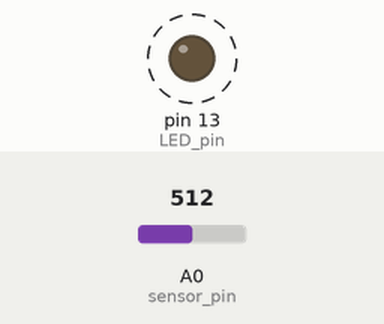
Bench run of a sketch on a simulated Arduino Uno, built with avr-gcc and run on an emulated ATmega328P. On the bench: output pins drawn as LEDs (lit = HIGH). Dashed ring = blinking. Inputs (shaded band) come from the test bench; at power-on: A0 (sensor_pin) = 512.

Above: at 1.8 s.
1.9 s: A0 (sensor_pin) set to 0
At 2.6 s:
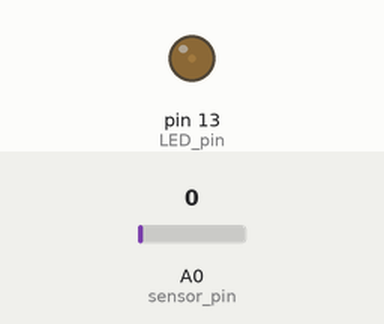
3.6 s: A0 (sensor_pin) set to 122
At 3.9 s:
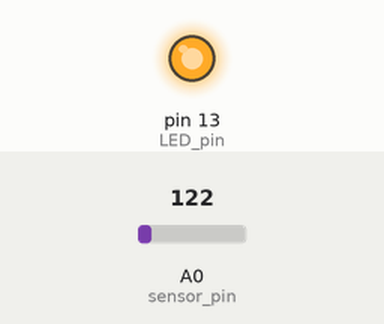
Timing chart, 0 to 13.1 s (numbered marks = the images above; inputs shaded):
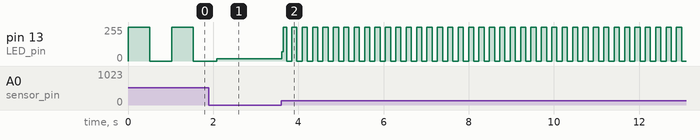

Measured:
- after the input at 3.6 s, pin 13 (LED_pin): 16/255 → 69/255 at once, then moves between 0/255 and 255/255, repeating every 0.24 s
- by itself, pin 13 (LED_pin): alternates 255/255 for 0.51 s and 0/255 for 0.51 s

The sketch:

Analog_Input_with_Arduino.ino
```cpp
// Post: "Analog I/O - Analog Input using Arduino"
// Author: Adithya Rajeev

/*
                              Analog Input
  Demonstrates analog input by reading an analog sensor on analog pin 0 and
  turning on and off a light emitting diode(LED) connected to digital pin 13.
  The amount of time the LED will be on and off depends on the value obtained
  by analogRead().

*/

int sensor_pin = A0;
int LED_pin = 13;

//Variable to store the value coming from the sensor.
int sensor_value = 0;

// declares LED_pin as an OUTPUT
void setup() {
  pinMode(LED_pin, OUTPUT);
}

// Infinite loop to check potentiometer value and change LED Duty Cycle
void loop() {
  sensor_value = analogRead(sensor_pin);
  digitalWrite(LED_pin, HIGH);
  delay(sensor_value);
  digitalWrite(LED_pin, LOW);
  delay(sensor_value);
}
```

Analog_Input_with_Pure_C.c
```cpp
// Post: "Analog I/O - Analog Input using Pure C"
// Author: Adithya Rajeev

/*
                              Analog Input
  Demonstrates analog input by reading an analog value from a potentiometer on
  Analog pin A0 and turning on and off a LED connected to digital pin 12.
  The LED glows when the analog value is greater that 512 and turns off when the
  analog value is less than 512.

*/

#include <avr/io.h>

//Variable to store the value read from the ADC converter
int ADC_value;

//Sets up the ADC and prescalar and runs the infinite loop
int main(){
  DDRB |= (1<<PB5);
  ADCSRA |= ((1<<ADPS2)|(1<<ADPS1)|(1<<ADPS0));   //Setting Prescalar as 128
  ADMUX |= (1<<REFS0);
  ADMUX &= ~(1<<REFS1);                           //Avcc(+5v) as voltage reference
  ADCSRB &= ~((1<<ADTS2)|(1<<ADTS1)|(1<<ADTS0));  //Setting ADC in free-running mode
  ADCSRA |= (1<<ADATE);
  ADCSRA |= (1<<ADEN);                            //Power up the ADC
  ADCSRA |= (1<<ADSC);                            //Start converting

  // Infinite loop to check potentiometer value and toggle LED
  while(1){
    ADC_value = ADCW;
    if (ADC_value > 512) {
      PORTB |= (1<<PB5);
    } else {
      PORTB &= ~(1<<PB5);
    }
  }
  return 0;
}
```

Analog_Output_Using_Pure_C.c
```cpp
// Post: "Analog I/O - Analog Output using Pure C"
// Author: Adithya Rajeev

/*
                              Analog Output
 Demonstrates Analog Output by controlling the speed of a DC Motor connected
 to Analog Pin A0 with a delay of 1 second.

*/

#include <avr/io.h>
#include <util/delay.h>

//Main funtion, sets pin A0 as output and runs the infinite loop.
int main(){
  DDRC|=_BV(DDC0);

  //Infinite loop to control speed of motor
  while(1){
    PORTC|=_BV(PC0);
    _delay_ms(1000);
    PORTC&=~_BV(PC0);
    _delay_ms(1000);
  }
  return 0;
}
```

Counter_with_Pure_C.c
```cpp
// Post: "Counter using Pure C"
// Author: Adithya Rajeev

/*
                               Counter
 Demonstrates the functioning of a Counter with Prescalar = 256 and Interrupt.
 The LED connected to Pin A0 glows for the entire clock cycle and turns off
 for 0.5 seconds every time Interrupt Service Routine(ISR) is called.

*/

#include <avr/io.h>
#include <util/delay.h>
#include <avr/interrupt.h>

//Function for initialization of timer, interrupt
void initialize() {
  TCCR2B |= (1 << CS22)|(1 << CS21);  //Setting prescaler = 256
  TCNT2 = 0;
  TIMSK2 |= (1 << TOIE2);             // enable overflow interrupt
  sei();                              // enable global interrupts
}

//ISR called on overflows, toggles the LED state
ISR(TIMER2_OVF_vect) {
  PORTC ^= (1 << 0);  // toggles the led
  TCNT2 = 0;          // reset counter
  _delay_ms(500);
}

//Main function, Sets A0 as output and calls initialize()
int main(void) {
  DDRC |= (1 << 0);
  initialize();  //Calls function to initialize the timer and set prescalar

  while(1) continue;
  return 0;
}
```

Digital_Input_using_Pure_C.c
```cpp
// Post: "Digital I/O - Digital Input using Pure C"
// Author: Adithya Rajeev

/*
                          Digital Input
 Demonstrates Digital Input by switching ON and OFF an LED connected
 to Digital Pin 13 whenever the Push Button connected to Digital Pin 2
 is pressed.

*/

#include <avr/io.h>
#include <util/delay.h>

//Main function, it sets Pin 13 as Output and Pin 2 as Input and runs
//the infinite loop.
int main() {
  DDRB|=_BV(DDB5);
  DDRD &= ~_BV(DDD2);
  PORTD |= _BV(PD2);

  // Infinite loop to check button state and toggle LED
  while (1) {
    if (PIND & PORTD)
      PORTB &= ~_BV(PB5);
    else
      PORTB |= _BV(PB5);
  }
  return 0;
}
```

Digital_Output_with_Pure_C.c
```cpp
// Post: "Digital I/O - Digital Output using Pure C"
// Author: Adithya Rajeev

/*
                          Digital Output
 Demonstrates Digital Output by switching ON and OFF an LED connected
 to Digital Pin 12 with a delay of 1 second.

*/

#include <avr/io.h>
#include <util/delay.h>

//Main funciton, Sets Pin 12 as OUTPUT and runs
//the infinite loop, to toggle the state of the LED
int main(){
  DDRB|=_BV(DDB4);     // Setting Pin B4 as Output

  //Infinite loop to toggle the LED state
  while(1){
    PORTB|=_BV(PB4);   //Turning ON the LED at PB4 for 1 sec
    _delay_ms(1000);
    PORTB&=~_BV(PB4);  //Turning ON the LED at PB4 for 1 sec
    _delay_ms(1000);
  }
  return 0;
}
```

PWM_using_Pure_C.c
```cpp
// Post: "Pulse Width Modulation(PWM) using Pure C"
// Author: Adithya Rajeev

/*
                          Pulse Width Modulation
 Demonstrates Fast Pulse Width Modulation by slowly increasing the brightness
 of an LED connected to PWM pin 6 and slowly decreasing the brightnes of
 the LED connected to Pin 6.

 LED connected to Pin D5(pin 5) increases gradually in brightness
 LED connected to Pin D6(pin 6) decreases gradually in brightness

*/


#include <avr/io.h>
#include <util/delay.h>

//Sets up PWM Mode, Timers and runs infinite loop to control LED brightness
int main () {
  TCCR0A |= _BV(WGM01) | _BV(WGM00);                //Fast PWM mode

  //Inverting mode drives the output low while the counter is greater than OCRNx.
  TCCR0A |= _BV(COM0A1) | _BV(COM0A0);              //Inverting fade down mode

  //Non-inverting mode drives the output high while the counter is greater than OCRNx.
  TCCR0A |= _BV(COM0B1);                            //Non Inverting fade up mode

  //Reset all the timers and comparators
  OCR0A = 0;
  OCR0B = 0;
  TCNT0 = 0;
  TCCR0B |= _BV(CS00);
  DDRD |= _BV(PORTD5) | _BV(PORTD6);

  //Infinite loop to gradually vary the LED brightness
  while (1){
    OCR0A++;
    OCR0B++;
    _delay_ms(20);
  }
  return 0;
}
```
